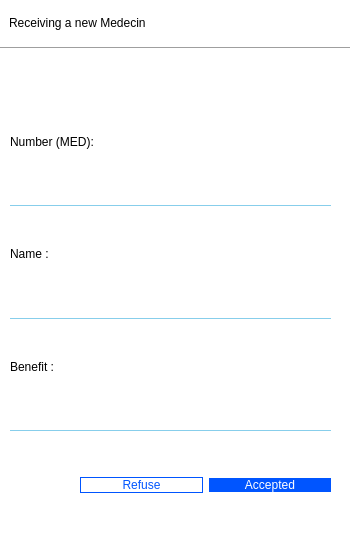
<?xml version="1.0" encoding="UTF-8"?>
<ui version="4.0">
 <class>MedAdd</class>
 <widget class="QDialog" name="MedAdd">
  <property name="geometry">
   <rect>
    <x>0</x>
    <y>0</y>
    <width>350</width>
    <height>550</height>
   </rect>
  </property>
  <property name="windowTitle">
   <string>Dialog</string>
  </property>
  <property name="styleSheet">
   <string notr="true">QDialog
{
	background-color: rgb(255, 255, 255);
}</string>
  </property>
  <widget class="QLabel" name="label">
   <property name="geometry">
    <rect>
     <x>9</x>
     <y>9</y>
     <width>299</width>
     <height>27</height>
    </rect>
   </property>
   <property name="styleSheet">
    <string notr="true">font: 16pt &quot;Snap ITC&quot;;</string>
   </property>
   <property name="text">
    <string>Receiving a new Medecin</string>
   </property>
  </widget>
  <widget class="QWidget" name="verticalLayoutWidget">
   <property name="geometry">
    <rect>
     <x>10</x>
     <y>100</y>
     <width>321</width>
     <height>331</height>
    </rect>
   </property>
   <layout class="QVBoxLayout" name="verticalLayout">
    <item>
     <widget class="QLabel" name="label_2">
      <property name="styleSheet">
       <string notr="true">font: 16pt &quot;Snap ITC&quot;;</string>
      </property>
      <property name="text">
       <string>Number (MED):</string>
      </property>
     </widget>
    </item>
    <item>
     <widget class="QLineEdit" name="lineEdit_3">
      <property name="styleSheet">
       <string notr="true">QLineEdit
{
	border-top:none;
	border-rigth:none;
	border-left:none;	
	border-bottom:1px solid skyblue;
	font: 11pt &quot;Segoe Script&quot;;
}</string>
      </property>
     </widget>
    </item>
    <item>
     <widget class="QLabel" name="label_3">
      <property name="styleSheet">
       <string notr="true">font: 16pt &quot;Snap ITC&quot;;</string>
      </property>
      <property name="text">
       <string>Name :</string>
      </property>
     </widget>
    </item>
    <item>
     <widget class="QLineEdit" name="lineEdit_2">
      <property name="styleSheet">
       <string notr="true">QLineEdit
{
	border-top:none;
	border-rigth:none;
	border-left:none;	
	border-bottom:1px solid skyblue;
	font: 11pt &quot;Segoe Script&quot;;
}</string>
      </property>
     </widget>
    </item>
    <item>
     <widget class="QLabel" name="label_4">
      <property name="styleSheet">
       <string notr="true">font: 16pt &quot;Snap ITC&quot;;</string>
      </property>
      <property name="text">
       <string>Benefit :</string>
      </property>
     </widget>
    </item>
    <item>
     <widget class="QLineEdit" name="lineEdit">
      <property name="styleSheet">
       <string notr="true">QLineEdit
{
	border-top:none;
	border-rigth:none;
	border-left:none;	
	border-bottom:1px solid skyblue;
	font: 11pt &quot;Segoe Script&quot;;
}</string>
      </property>
     </widget>
    </item>
   </layout>
  </widget>
  <widget class="Line" name="line">
   <property name="geometry">
    <rect>
     <x>0</x>
     <y>40</y>
     <width>416</width>
     <height>16</height>
    </rect>
   </property>
   <property name="orientation">
    <enum>Qt::Horizontal</enum>
   </property>
  </widget>
  <widget class="QWidget" name="horizontalLayoutWidget_2">
   <property name="geometry">
    <rect>
     <x>80</x>
     <y>460</y>
     <width>251</width>
     <height>51</height>
    </rect>
   </property>
   <layout class="QHBoxLayout" name="horizontalLayout_2">
    <item>
     <widget class="QPushButton" name="pushButton">
      <property name="cursor">
       <cursorShape>PointingHandCursor</cursorShape>
      </property>
      <property name="styleSheet">
       <string notr="true">QPushButton
{
	font: 16pt &quot;Snap ITC&quot;;
}
QPushButton
{
	font: 16pt &quot;Snap ITC&quot;;

	background-color: rgb(255, 255, 255);
	color:rgb(0, 85, 255) ;
	border-color: rgb(0,85,255);
	border-style: solid 5px;
	border : 1px solid rgb(0,85,255);
	border-radius: 10px;
}
QPushButton:hover
{
border : 2px solid rgb(0,0,255);
color : rgb(0, 0, 255);
}
</string>
      </property>
      <property name="text">
       <string>Refuse</string>
      </property>
     </widget>
    </item>
    <item>
     <widget class="QPushButton" name="pushButton_2">
      <property name="cursor">
       <cursorShape>PointingHandCursor</cursorShape>
      </property>
      <property name="styleSheet">
       <string notr="true">QPushButton
{
	/*font: 16pt &quot;Snap ITC&quot;;*/
}
QPushButton
{
	color: rgb(255, 255, 255);
	background-color: rgb(0, 85, 255) ;
	border-radius: 10px;
	font: 16pt &quot;Snap ITC&quot;;
}
QPushButton:hover
{
	/*background-color: rgb(255, 0, 127);*/
	background-color: rgb(255, 255, 255);
	color:  rgb(0, 85, 255) ;
	border-color:rgb(0, 85, 255) ;
	border-style: solid 5px;
	border : 1px solid rgb(0, 85, 255) ;
	border-radius: 10px;
}
</string>
      </property>
      <property name="text">
       <string>Accepted</string>
      </property>
     </widget>
    </item>
   </layout>
  </widget>
 </widget>
 <resources/>
 <connections/>
</ui>
